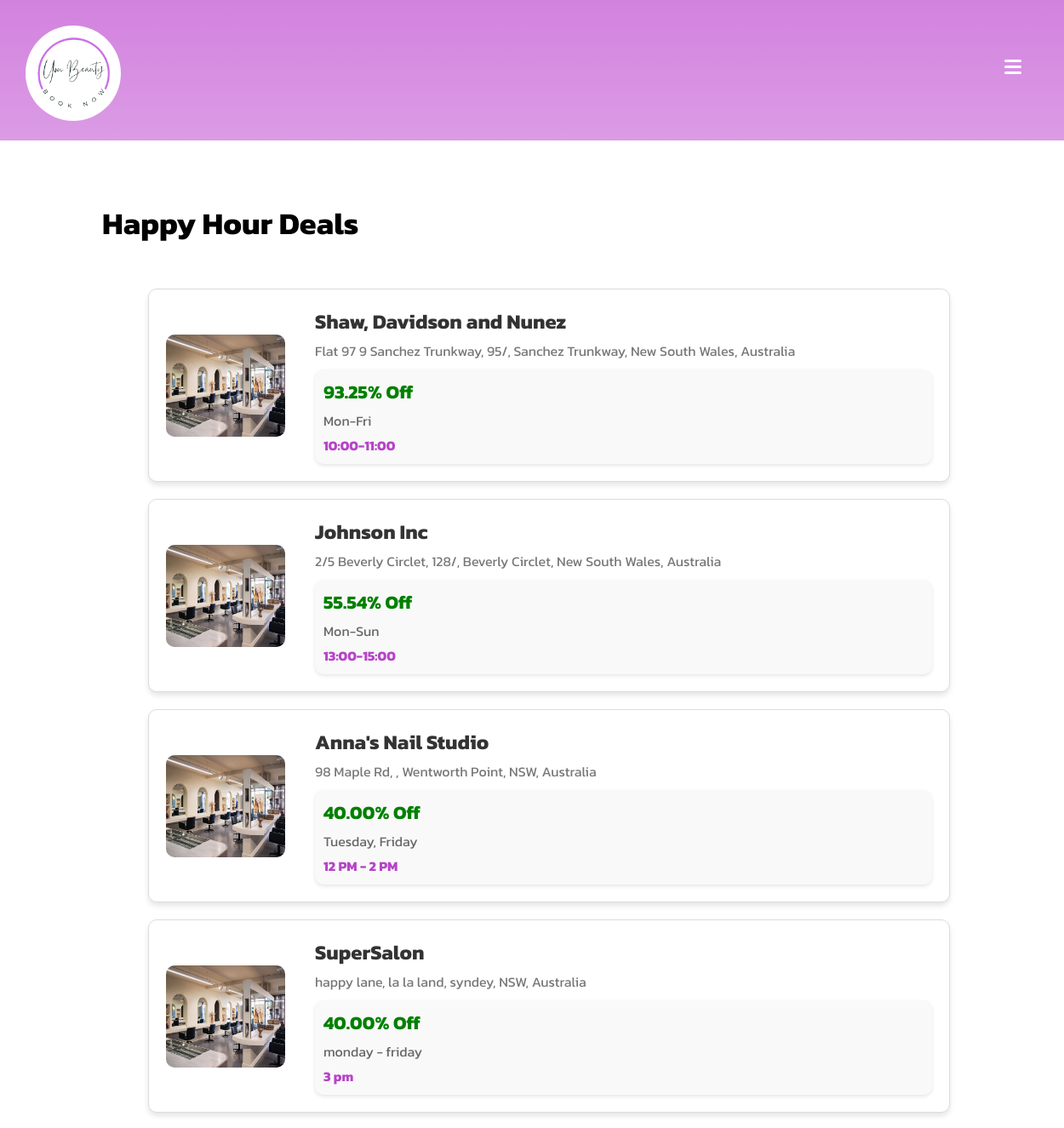
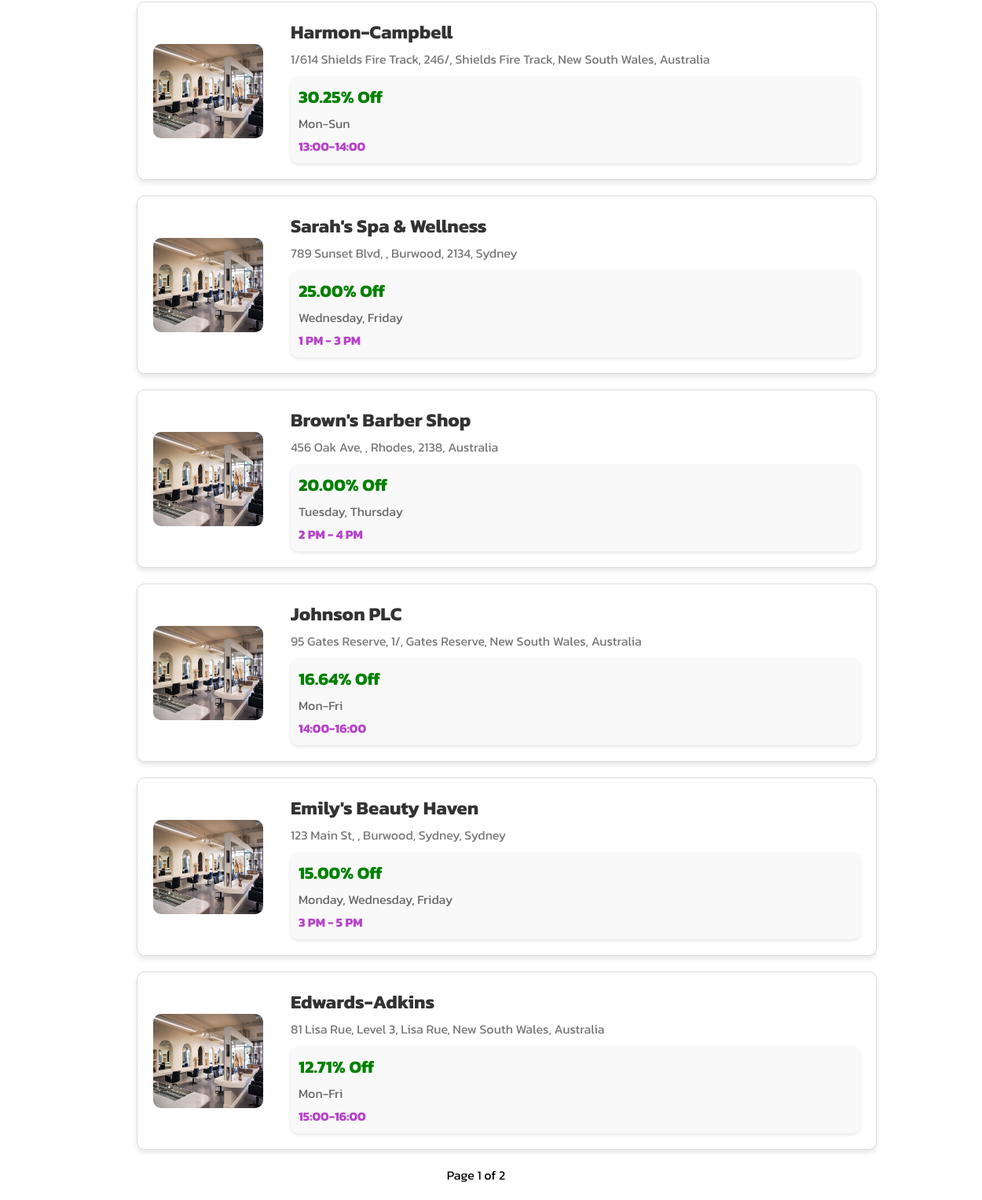
The app's page /happy-hour-deals (signed in) with its own data (2 pictures, top to bottom).
### salons/models.py (models this page shows, shortened)
class SalonInfo(models.Model):
    salon_name = models.CharField(max_length=255)
    salon_address = models.OneToOneField(SalonAddress, on_delete=models.CASCADE)
    salon_photo = models.ImageField(upload_to='salon_photos/', blank=True, null=True)
    salon_openingtime = models.TimeField()
    salon_closingtime = models.TimeField()
    happyhour_times = models.CharField(max_length=255)
    happyhour_days = models.CharField(max_length=255)
    happyhour_discount = models.DecimalField(max_digits=5, decimal_places=2)

class SalonAddress(models.Model):
    address_line1 = models.CharField(max_length=255)
    address_line2 = models.CharField(max_length=255, blank=True, null=True)
    suburb = models.CharField(max_length=100, default="")
    state = models.CharField(max_length=100)
    postcode = models.CharField(max_length=10)
    country = models.CharField(max_length=100)
    def __str__(self):
        return f'{self.address_line1}, {self.address_line2}, {self.suburb}, {self.state}, {self.country}'

### customers/views.py (the view)
# urls.py: path('happy-hour-deals', views.HappyHourView, name='happy_hour'),
def HappyHourView(request):
    salons = SalonInfo.objects.filter(happyhour_discount__isnull=False).order_by('-happyhour_discount')
    paginator = Paginator(salons, 10)
    page_number = request.GET.get('page', 1) # find the current page number, default is 1
    salon_page = paginator.get_page(page_number)
    return render(request, 'happy_hour.html', {'salons': salon_page})

### customers/models.py (called while the page is built)
    def __str__(self):
        return self.user.username

### templates/happy_hour.html (shortened to what this page needs)
{% extends "base.html" %}
{% load static %}
{% block content %}
<head>
    <link rel="stylesheet" type="text/css" href="{% static 'css/happy-hour.css' %}">
</head>
<div class="top-bar"></div>
<div class="happy-hour-container">
    <h1>Happy Hour Deals</h1>
    <div class="happy-hour-cards-container">
        {% for salon in salons %}
        <a href="{% url 'salons:salon_page' salon.id %}">
            <div class="happy-hour-card">
                <img src="{% if salon.salon_photo %}{{ salon.salon_photo.url }}{% else %}{% static 'design/salon-image.jpg' %}{% endif %}"
                 alt="Salon Image" class="happy-hour-image">
                <div class="happy-hour-details">
                    <h2>{{ salon.salon_name }}</h2>
                    <p>{{ salon.salon_address }}</p>
                    <div class="happy-hour-highlight">
                        <span class="happy-hour-discount">{{ salon.happyhour_discount }}% Off</span>
                        <span class="happy-hour-days">{{ salon.happyhour_days }}</span>
                        <span class="happy-hour-times">{{ salon.happyhour_times }}</span>
                    </div>
                </div>
            </div>
        </a>
        {% endfor %}
        <div class="pagination">
            <span class="step-links">
                <span class="current">Page {{ salons.number }} of {{ salons.paginator.num_pages }}</span>
                {% if salons.has_next %}
                    <a href="?page={{ salons.next_page_number }}">next</a>
                    <a href="?page={{ salons.paginator.num_pages }}">last &raquo;</a>
                {% endif %}
            </span>
        </div>
    </div>
</div>
{% endblock %}

### static/css/style.css (style rules this page uses)
* { padding: 0; margin: 0; }
body { padding-bottom: 100px; }
a { text-decoration: none; color: #fff }
:root { --bar-width: 20px; --bar-height: 3px; --hamburger-gap: 4px; --background: #fff; --animation-timing: 200ms ease-in-out; }

### static/css/happy-hour.css (style rules this page uses)
.top-bar { background: #DCA8F5; height: 165px; position: relative; width: 100vw; z-index: -1; top: 0; left: 0; }
.happy-hour-container { background-color: white; min-height: 100vh; width: 100%; padding: 20px; font-family: 'Kanit', sans-serif; display: flex; flex-direction: column; align-items: center; }
.happy-hour-container h1 { margin-left: 100px; margin-bottom: 50px; margin-top: 50px; text-align: left; color: black; font-size: 36px; font-weight: bold; align-self: flex-start; }
.happy-hour-cards-container { display: flex; flex-direction: column; width: 80%; }
.happy-hour-card { display: flex; align-items: center; justify-content: space-between; border: 1px solid #dcdcdc; border-radius: 10px; padding: 20px; margin-bottom: 20px; background-color: white; box-shadow: 0 4px 6px rgba(0, 0, 0, 0.1); max-width: 900px; margin-left: auto; margin-right: auto; }
.happy-hour-card img.happy-hour-image { width: 140px; height: 120px; border-radius: 10px; margin-right: 15px; }
.happy-hour-details { flex: 1; margin-left: 20px; }
.happy-hour-details h2 { margin: 0; font-size: 24px; font-weight: bold; color: #333; }
.happy-hour-details p { margin: 5px 0; color: #777; font-size: 16px; }
.happy-hour-highlight { display: flex; flex-direction: column; margin-top: 10px; padding: 10px; background-color: #f9f9f9; border-radius: 10px; box-shadow: 0 2px 4px rgba(0, 0, 0, 0.1); }
.happy-hour-discount { font-size: 22px; font-weight: bold; color: green; }
.happy-hour-days, .happy-hour-times { font-size: 16px; color: #666; margin-top: 5px; }
.happy-hour-details .happy-hour-times { font-weight: bold; color: #b644c8; }
.pagination { max-width: fit-content; margin-left: auto; margin-right: auto; }

### records on screen
SalonInfo: salon_name "Shaw, Davidson and Nunez", salon_address "Flat 97 9 Sanchez Trunkway, 95/, Sanchez Trunkway, New South Wales, Australia", happyhour_discount "93.25", happyhour_days "Mon-Fri", happyhour_times "10:00-11:00"
SalonInfo: salon_name "Johnson Inc", salon_address "2/5 Beverly Circlet, 128/, Beverly Circlet, New South Wales, Australia", happyhour_discount "55.54", happyhour_days "Mon-Sun", happyhour_times "13:00-15:00"
SalonInfo: salon_name "Anna's Nail Studio", salon_address "98 Maple Rd, , Wentworth Point, NSW, Australia", happyhour_discount "40.00", happyhour_days "Tuesday, Friday", happyhour_times "12 PM - 2 PM"
SalonInfo: salon_name "SuperSalon", salon_address "happy lane, la la land, syndey, NSW, Australia", happyhour_discount "40.00", happyhour_days "monday - friday", happyhour_times "3 pm"
SalonInfo: salon_name "Harmon-Campbell", salon_address "1/614 Shields Fire Track, 246/, Shields Fire Track, New South Wales, Australia", happyhour_discount "30.25", happyhour_days "Mon-Sun", happyhour_times "13:00-14:00"
SalonInfo: salon_name "Sarah's Spa & Wellness", salon_address "789 Sunset Blvd, , Burwood, 2134, Sydney", happyhour_discount "25.00", happyhour_days "Wednesday, Friday", happyhour_times "1 PM - 3 PM"
SalonInfo: salon_name "Brown's Barber Shop", salon_address "456 Oak Ave, , Rhodes, 2138, Australia", happyhour_discount "20.00", happyhour_days "Tuesday, Thursday", happyhour_times "2 PM - 4 PM"
SalonInfo: salon_name "Johnson PLC", salon_address "95 Gates Reserve, 1/, Gates Reserve, New South Wales, Australia", happyhour_discount "16.64", happyhour_days "Mon-Fri", happyhour_times "14:00-16:00"
SalonInfo: salon_name "Emily's Beauty Haven", salon_address "123 Main St, , Burwood, Sydney, Sydney", happyhour_discount "15.00", happyhour_days "Monday, Wednesday, Friday", happyhour_times "3 PM - 5 PM"
SalonInfo: salon_name "Edwards-Adkins", salon_address "81 Lisa Rue, Level 3, Lisa Rue, New South Wales, Australia", happyhour_discount "12.71", happyhour_days "Mon-Fri", happyhour_times "15:00-16:00"

### other values on screen
{{ salons.number }} "1"
{{ salons.paginator.num_pages }} "2"
